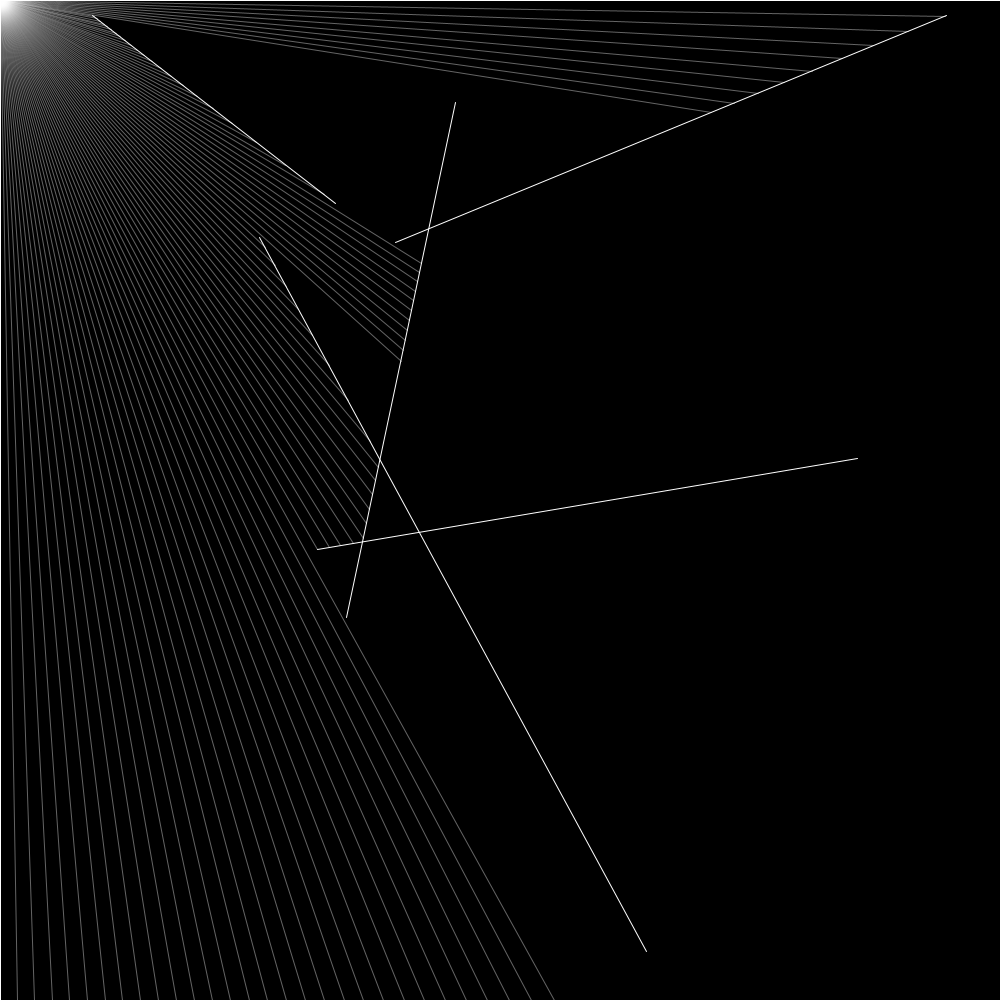
Frame 1 (no input)
Frame 60 (the mouse pressed at the canvas centre just before this capture): identical to frame 1, image omitted
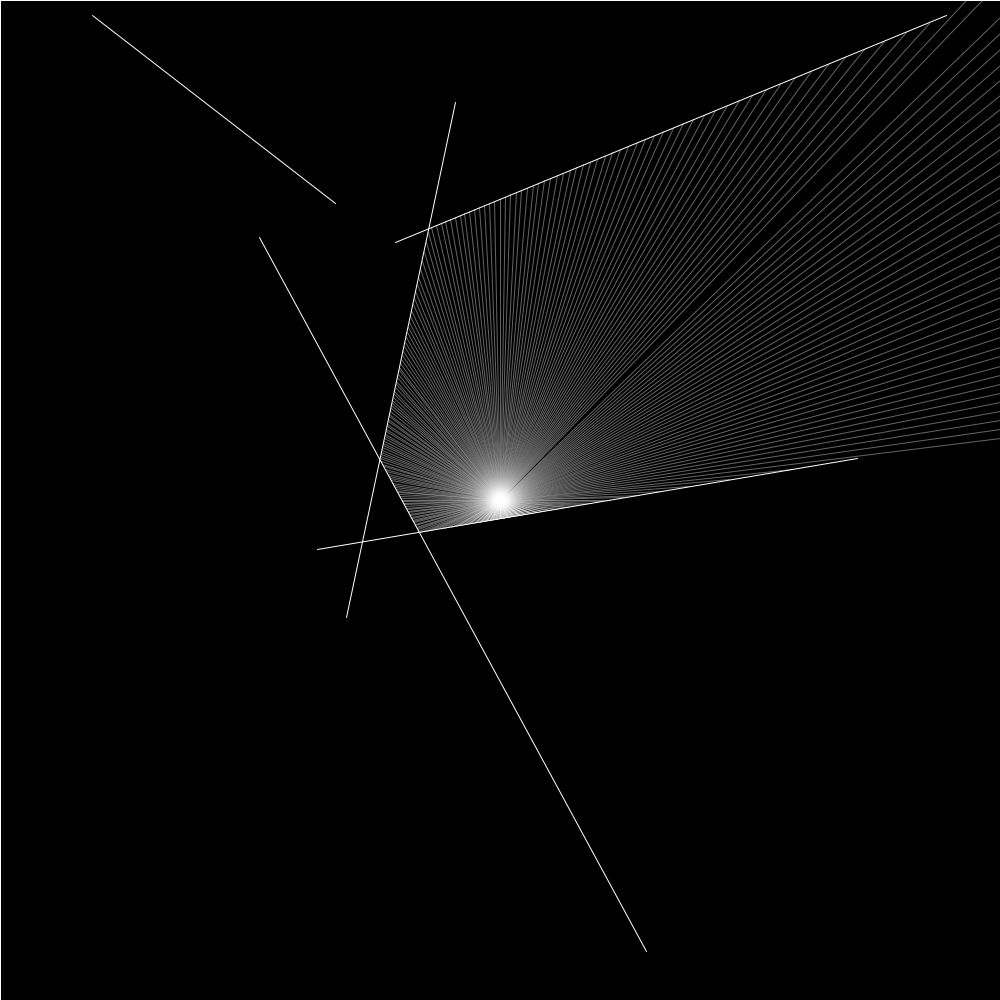
Frame 120 (the mouse held since frame 60 and released just before this capture)

The Processing sketch that drew these frames (run headless with seeded random() and noise(); from frame 60 on, the mouse is pressed at the canvas centre):

// Processing sketch: sketch
// ── sketch.pde
Boundary[] walls;
Particle p;
int wallCount = 5;
int xoff = 0;
int yoff = 10000;

void setup()
{
  walls = new Boundary[wallCount+4];
  size(1000,1000);
  for (int i = 0; i < wallCount; i++)
  {
    float x1 = random(width);
    float x2 = random(width);
    float y1 = random(height);
    float y2 = random(height);
    
    walls[i] = new Boundary(x1,y1,x2,y2);
  }
  walls[walls.length-4] = (new Boundary(0, 0, width, 0));
  walls[walls.length-3] = (new Boundary(width, 0, width, height));
  walls[walls.length-2] = (new Boundary(width, height, 0, height));
  walls[walls.length-1] = (new Boundary(0, height, 0, 0));
   
  p = new Particle(width/2,height/2);
}

void draw()
{
  background(0);
  
  for (Boundary b : this.walls)
  {
    b.show();
  }
  //p.update(noise(xoff) * width, noise(yoff) * height);
  p.update(mouseX, mouseY);
  p.show();
  p.look(walls);
  xoff += 0.01;
  yoff += 0.01;
  System.out.println(frameRate);
}

// ── Particle.pde
class Particle { //<>//
  PVector pos;
  Ray[] rays;
  Particle(float x, float y) {
    this.pos = new PVector(x, y);
    this.rays = new Ray[360];
    for (int a = 0; a < this.rays.length; a += 1) {
      this.rays[a] = new Ray(this.pos, radians(a));
    }
  }

  void update(float x, float y) {
    this.pos.set(x, y);
  }

  void look(Boundary[] walls) {
    for (int i = 0; i < this.rays.length; i++) {
      Ray ray = this.rays[i];
      PVector closest = null;
      float record = 500000000;
      for (Boundary wall : walls) {
        PVector pt = ray.cast(wall);
        if (pt != null) {
          float d = PVector.dist(this.pos, pt);
          if (d < record) {
            record = d;
            closest = pt;
          }
        }
      }
      if (closest != null) {
        // colorMode(HSB);
        // stroke((i + frameCount * 2) % 360, 255, 255, 50);
        stroke(255, 100);
        line(this.pos.x, this.pos.y, closest.x, closest.y);
      }
    }
  }

  void show() {
    fill(255);
    ellipse(this.pos.x, this.pos.y, 4, 4);
    for (Ray ray : this.rays) {
      ray.show();
    }
  }
}

// ── boundary.pde
class Boundary
{
  PVector a,b;
  public Boundary(int x1,int y1,int x2,int y2)
  {
    this.a = new PVector(x1,y1);
    this.b = new PVector(x2,y2);
  }
  public Boundary(float x1,float y1,float x2,float y2)
  {
    this.a = new PVector(x1,y1);
    this.b = new PVector(x2,y2);
  }
  
  public void show()
  {
    stroke(255);
    line(a.x,a.y,b.x,b.y);
  }

}

// ── ray.pde
class Ray
{
  PVector pos,dir;
  public Ray(PVector c, float angle)
  {
    this.pos = c;
    this.dir = PVector.fromAngle(angle);
  }
  
  public void show()
  {
    stroke(255);
    push();
    translate(this.pos.x, this.pos.y);
    //line(0,0,dir.x * 1,dir.y * 1);
    pop();
  }
  
  public void setDir(float x, float y)
  {
    this.dir.x = x - this.pos.x;
    this.dir.y = y - this.pos.y;
    this.dir.normalize();
  }
  
  public PVector cast(Boundary data)
  { 
    float t;
    double u;
    // boundary endpoint coords
    float x1 = data.a.x;
    float y1 = data.a.y;
    float x2 = data.b.x;
    float y2 = data.b.y;
    
    // ray origin and "endpoint" coords
    float x3 = this.pos.x;
    float y3 = this.pos.y;
    float x4 = this.pos.x + this.dir.x;
    float y4 = this.pos.y + this.dir.y;
    
    // get u and t
    final float den = (x1-x2) * (y3-y4) - (y1-y2) * (x3-x4);
    if (den==0)
    {
      return null;
    }
    
    t = ((x1-x3) * (y3-y4) - (y1-y3) * (x3-x4)) / den;
    u = -((x1-x2) * (y1-y3) - (y1-y2) * (x1-x3)) / den;
    
    if (t > 0 && t < 1 && u > 0)
    {
      final PVector pt = new PVector();
      pt.x = x1 + t * (x2-x1);
      pt.y = y1 + t * (y2-y1);
      return pt;
    }
    else
    {
      return null;
    }
  }
}
